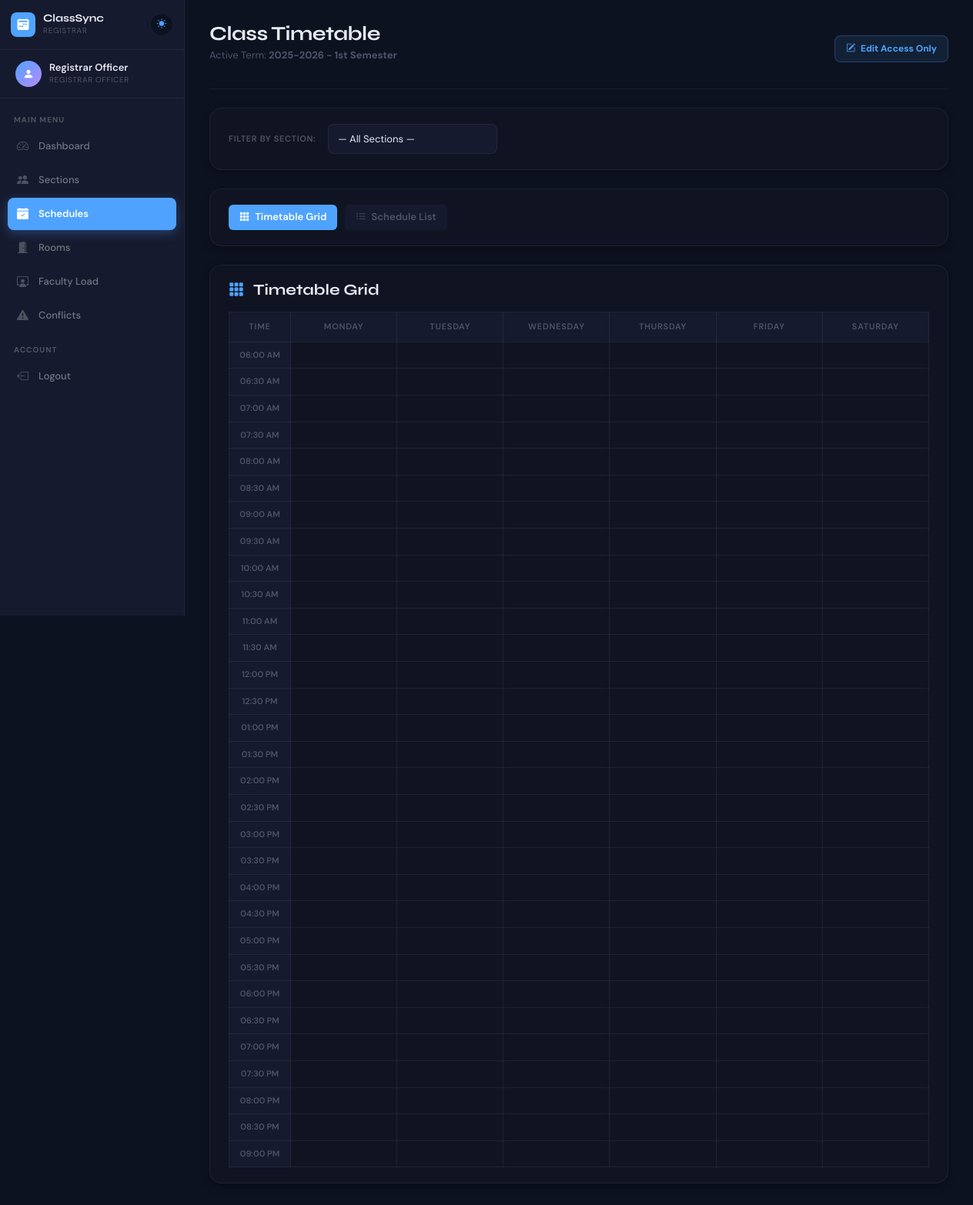
Before: /registrar/schedules.php (signed in) with the older database file.
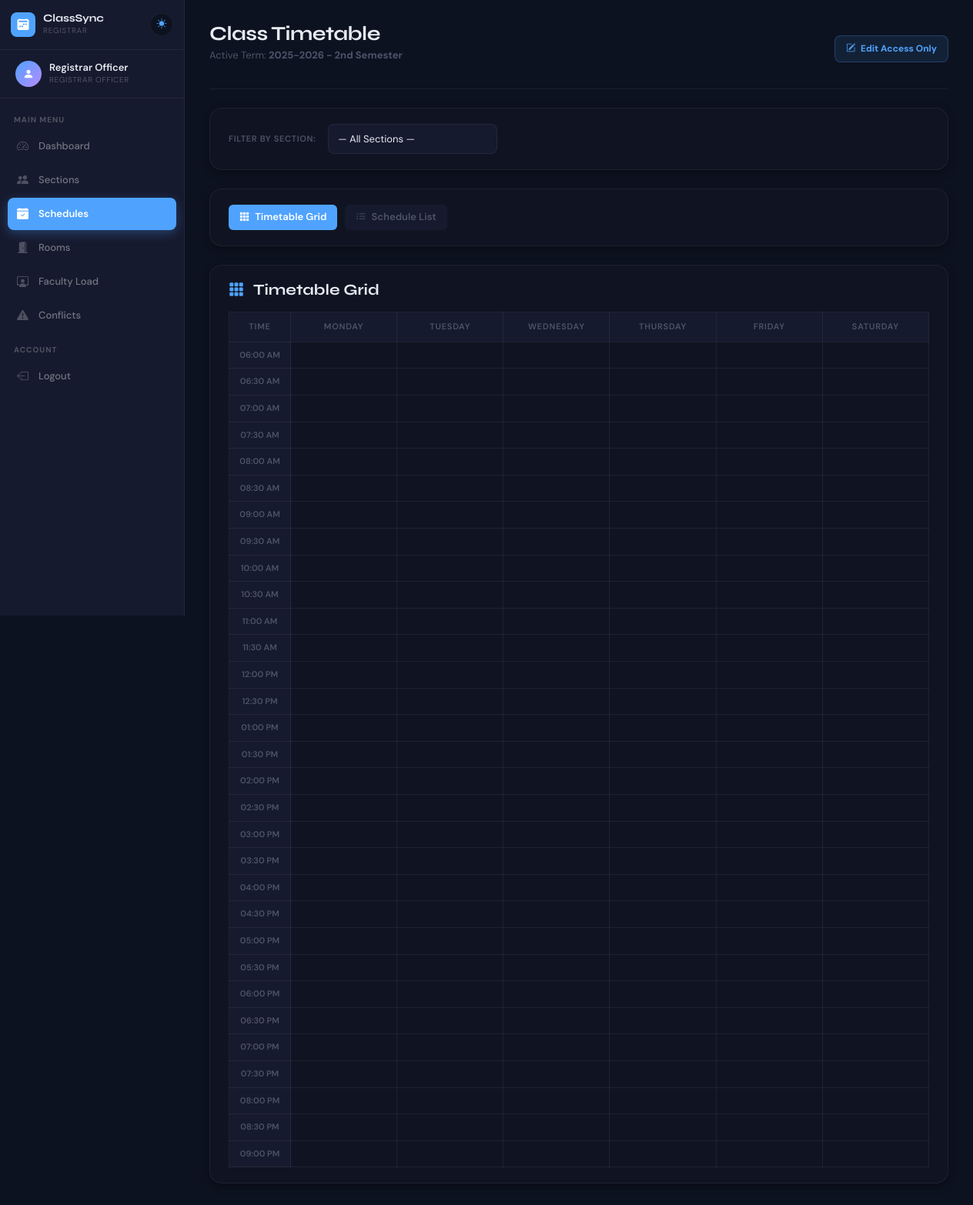
After: the same page with the newer database file.
### tables this page shows
CREATE TABLE academic_terms (
    term_id INT AUTO_INCREMENT PRIMARY KEY,
    academic_year VARCHAR(20) NOT NULL,
    semester ENUM('1st Semester','2nd Semester','Summer') NOT NULL,
    is_active BOOLEAN DEFAULT 0,
    created_at TIMESTAMP DEFAULT CURRENT_TIMESTAMP,
    UNIQUE KEY unique_term (academic_year, semester)
);

### registrar/schedules.php (the view, shortened to what this page needs)
<?php
require_once '../config/db.php';
$activeTermRow = $conn->query("SELECT term_id, academic_year, semester FROM academic_terms WHERE is_active=1 LIMIT 1")->fetch_assoc();
$active_term_name = $activeTermRow ? $activeTermRow['academic_year'] . ' - ' . $activeTermRow['semester'] : 'No Active Term';
$filter_section = $_GET['section_id'] ?? '';
$time_slots = [];
for ($h = 6; $h <= 21; $h++) {
    $time_slots[] = sprintf("%02d:00", $h);
    $time_slots[] = sprintf("%02d:30", $h);
}
array_pop($time_slots);
$days = ['Monday','Tuesday','Wednesday','Thursday','Friday','Saturday'];
$active_tab = $_GET['tab'] ?? 'grid';
?>
<?php include '../includes/header.php'; ?>
<?php include 'includes/sidebar.php'; ?>
<div class="main-content">
    <div class="page-header d-flex justify-content-between align-items-center">
        <div>
            <h1>Class Timetable</h1>
            <p>Active Term: <strong><?= htmlspecialchars($active_term_name) ?></strong></p>
        </div>
        <div class="registrar-access-badge">
            <i class="bi bi-pencil-square me-1"></i> Edit Access Only
        </div>
    </div>
    <div class="content-card mb-4">
        <form method="GET" class="d-flex align-items-center gap-3 flex-wrap">
            <label class="form-label mb-0" style="white-space:nowrap;">Filter by Section:</label>
            <select name="section_id" class="form-select" style="max-width:220px;" onchange="this.form.submit()">
                <option value="">— All Sections —</option>
            </select>
        </form>
    </div>
    <div class="content-card mb-4">
        <div class="schedule-tabs mb-0">
            <a href="?tab=grid<?= $filter_section ? '&section_id='.$filter_section : '' ?>"
               class="schedule-tab <?= $active_tab === 'grid' ? 'active' : '' ?>">
                <i class="bi bi-grid-3x3-gap-fill me-1"></i> Timetable Grid
            </a>
            <a href="?tab=list<?= $filter_section ? '&section_id='.$filter_section : '' ?>"
               class="schedule-tab <?= $active_tab === 'list' ? 'active' : '' ?>">
                <i class="bi bi-list-ul me-1"></i> Schedule List
            </a>
        </div>
    </div>
    <?php if ($active_tab === 'grid'): ?>
    <div class="content-card mb-4">
        <div class="d-flex align-items-center justify-content-between mb-3">
            <h5 style="color:var(--text-primary); font-weight:700; margin:0;">
                <i class="bi bi-grid-3x3-gap-fill me-2" style="color:var(--accent);"></i>
                Timetable Grid
            </h5>
        </div>
        <div class="table-responsive">
            <table class="timetable-grid">
                <thead>
                    <tr>
                        <th class="time-col">Time</th>
                        <?php foreach ($days as $day): ?><th><?= $day ?></th><?php endforeach; ?>
                    </tr>
                </thead>
                <tbody>
                    <?php foreach ($time_slots as $slot): ?>
                    <tr>
                        <td class="time-label"><?= date("h:i A", strtotime($slot)) ?></td>
                        <?php foreach ($days as $day): ?>
                        <td class="timetable-cell">
                        </td>
                        <?php endforeach; ?>
                    </tr>
                    <?php endforeach; ?>
                </tbody>
            </table>
        </div>
    </div>
    <?php endif; ?>
</div>
<?php include '../includes/footer.php'; ?>

Changed rows visible on the page:
no longer on this page (row edited): academic_terms: active_term_name "2025-2026 - 1st Semester"
added academic_terms: active_term_name "2025-2026 - 2nd Semester"
